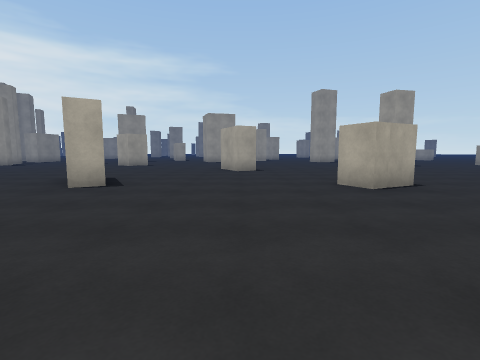
View 1 (above)

24 first-person views from a walk through a scene from a Unity 3-D project. The camera is 1.2 m above the floor, tilts 6° down and sees 85° across. The floor is counted in squares, 2 m on a side. Each view is taken from the middle of a square. On the plan, view 1 faces up. The plan holds only what a view shows up to about 9 squares ahead; the rest is blank. The place goes on beyond the plan. Some surface patterns are stand-ins.

View 2
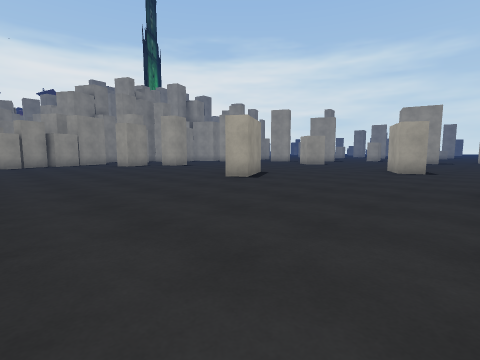

View 3
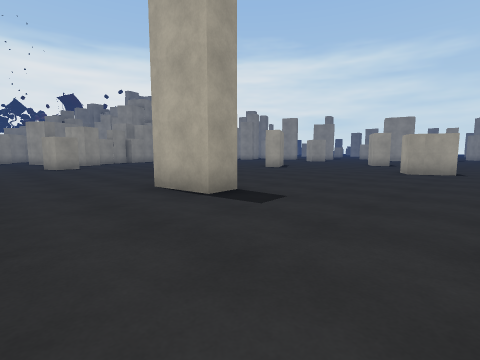

View 4
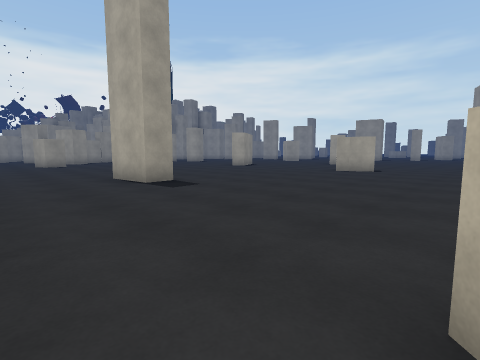

View 5
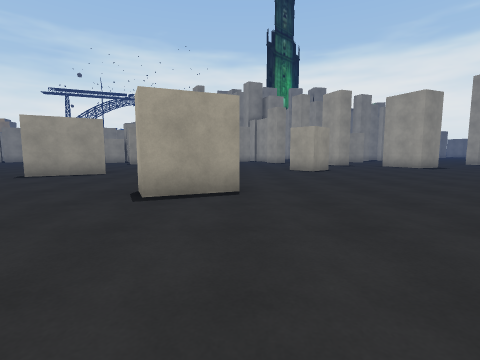

View 6
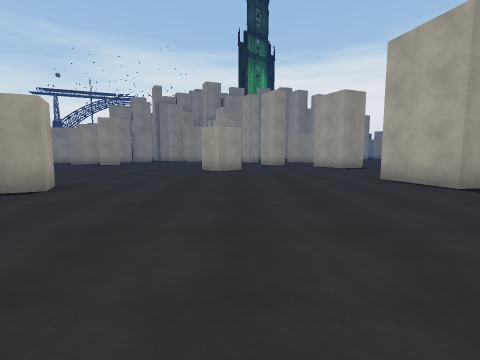

View 7
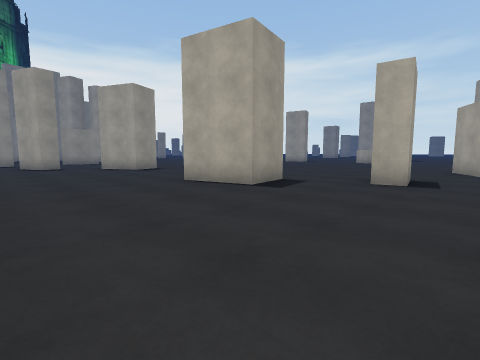

View 8
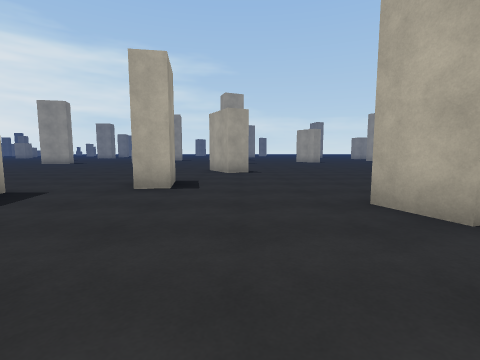

View 9
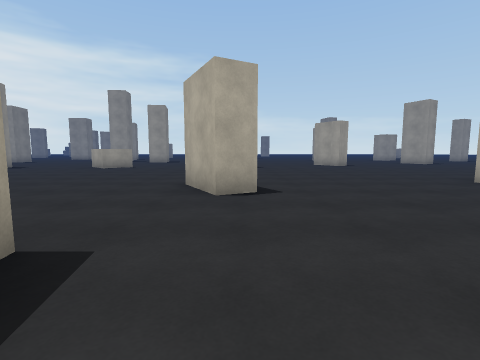

View 10
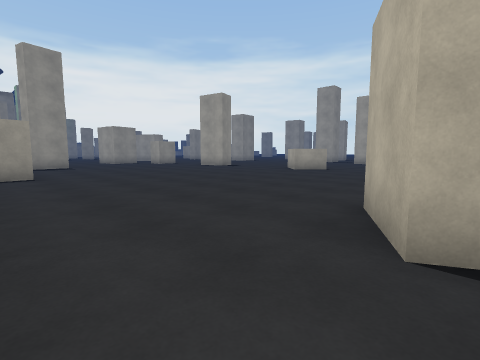

View 11
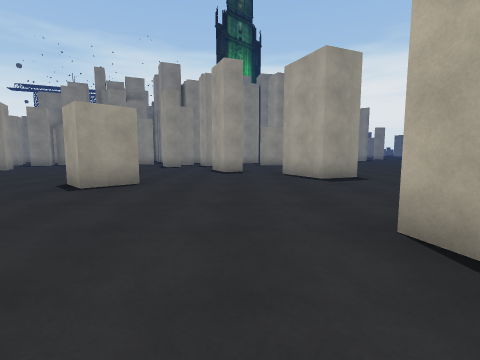

View 12
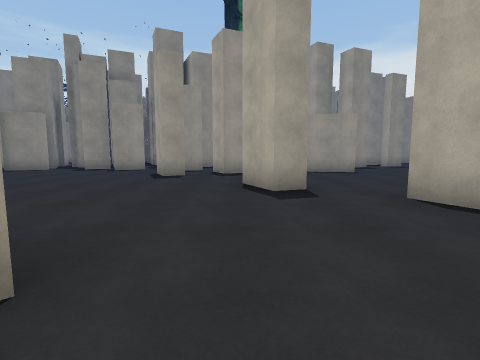

View 13
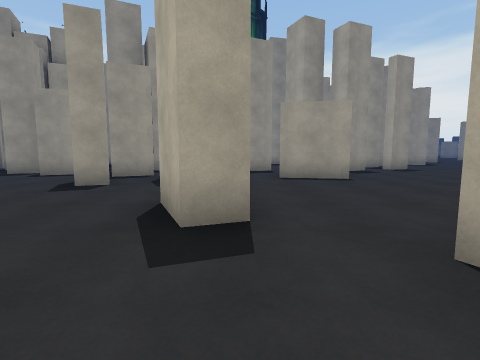

View 14
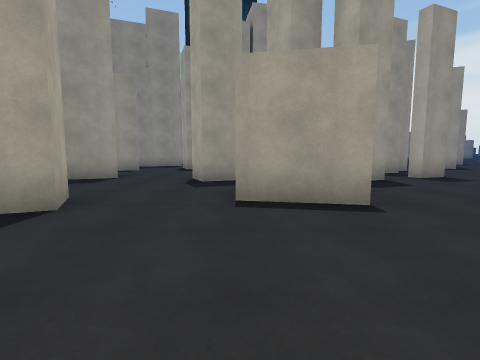

View 15
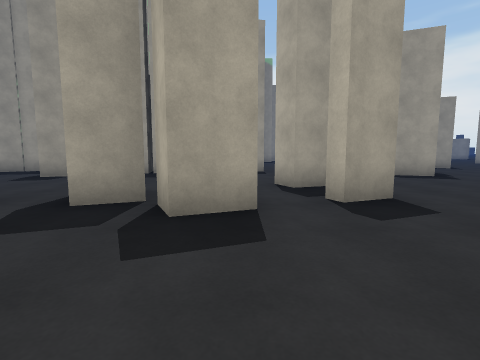

View 16
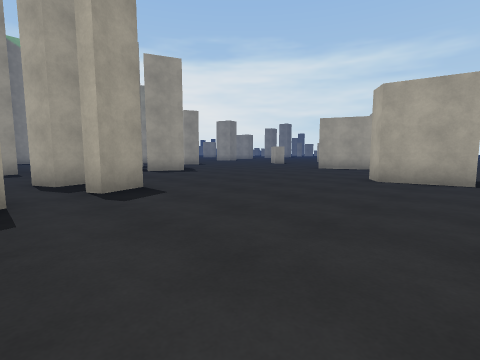

View 17
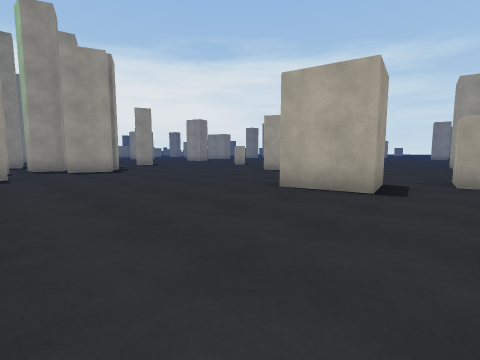

View 18
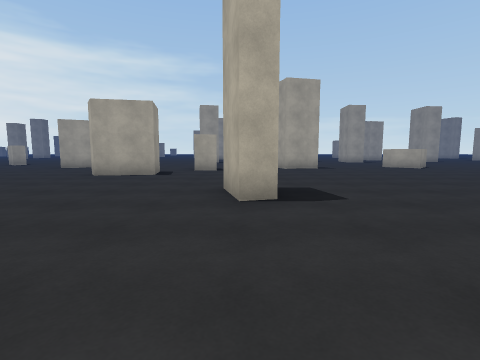

View 19
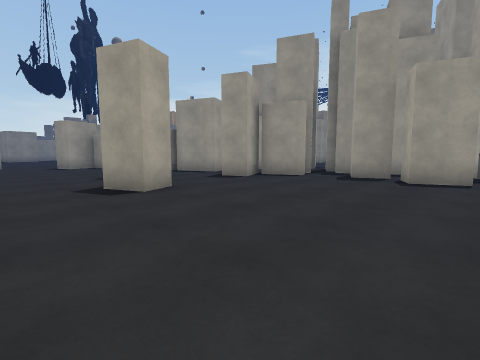

View 20
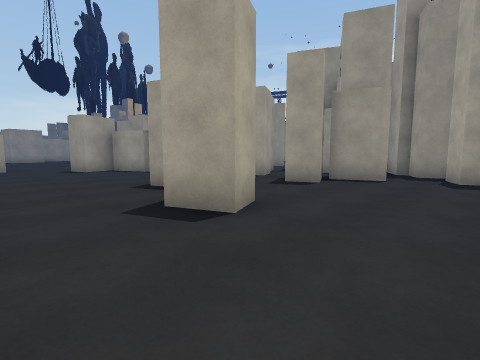

View 21
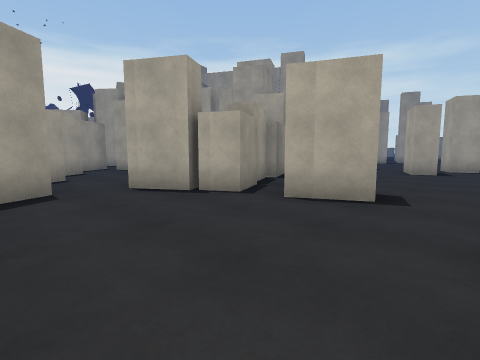

View 22
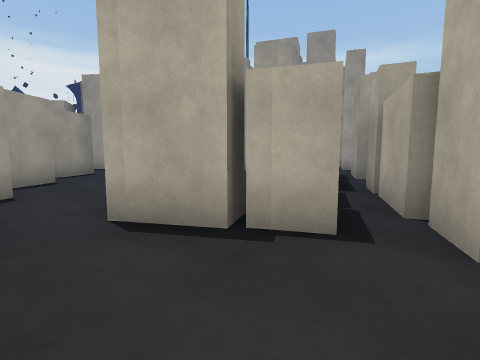

View 23
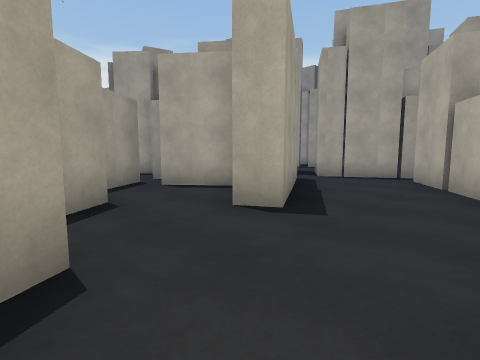

View 24
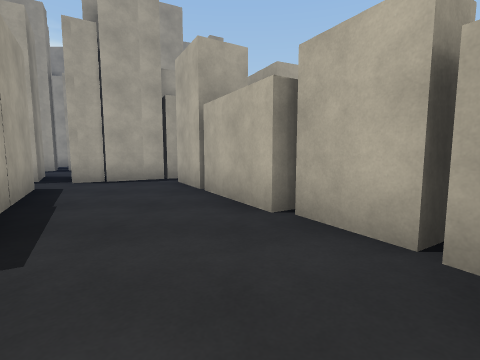

### Floor plan
Key: @ floor where view 1 was taken; # wall or solid block; x gap in a wall; . floor; ^ raised ledge; T thing the floor can be seen under or through.
Columns run from 21 left of view 1 to 6 right of it. Each row starts with its distance up from view 1.
 27     .... ..#  .........  ...
 26    ......#.. ..........  ...
 25  .......##.. ..........  ...
 24   #.........................
 23 ###....................##...
 22 ............#...........#...
 21  #.#..#.....................
 20 ....#.x........  #..........
 19 # ....T.........   ...#.....
 18      .T...........  .......
 17  #... T. #....##...##.....#
 16  #  ..T..#.................
 15   #...T.....#.............
 14   #......#...............
 13  .....#.........#.........
 12 #. #. ###.#.....#........
 11 ##    #..................
 10         #.................
  9       ##.............#...
  8       #.................. ..
  7       ###...#...............
  6        ###........#.........
  5      ###...#......#....##..
  4     ######.................
  3     #..### ................
  2     #...## .................
  1     ##..###.................
  0    ####..###.........@......
 -1      ....###.........##.....
 -2    ###...#....#.............
 -3      ###...................^
 -4        ###....  ............

Where each view was taken, in squares from view 1:
view 1: 0 up, 0 right, facing up
view 2: 0 up, 2 right, facing up-left
view 3: 4 down, 4 right, facing up-left
view 4: 4 down, 6 right, facing up-left
view 5: 10 up, 4 right, facing left
view 6: 13 up, 4 right, facing left
view 7: 13 up, 3 right, facing up-left
view 8: 14 up, 3 right, facing up
view 9: 18 up, 3 right, facing up
view 10: 20 up, 3 right, facing up-left
view 11: 15 up, 0 right, facing left
view 12: 14 up, 4 left, facing left
view 13: 15 up, 6 left, facing left
view 14: 16 up, 9 left, facing left
view 15: 19 up, 12 left, facing left
view 16: 19 up, 11 left, facing up-left
view 17: 21 up, 10 left, facing up-left
view 18: 18 up, 9 left, facing up
view 19: 11 up, 7 left, facing down-left
view 20: 9 up, 7 left, facing down-left
view 21: 4 down, 8 left, facing up-left
view 22: 3 down, 10 left, facing up-left
view 23: 3 down, 13 left, facing up-left
view 24: 2 down, 13 left, facing up
